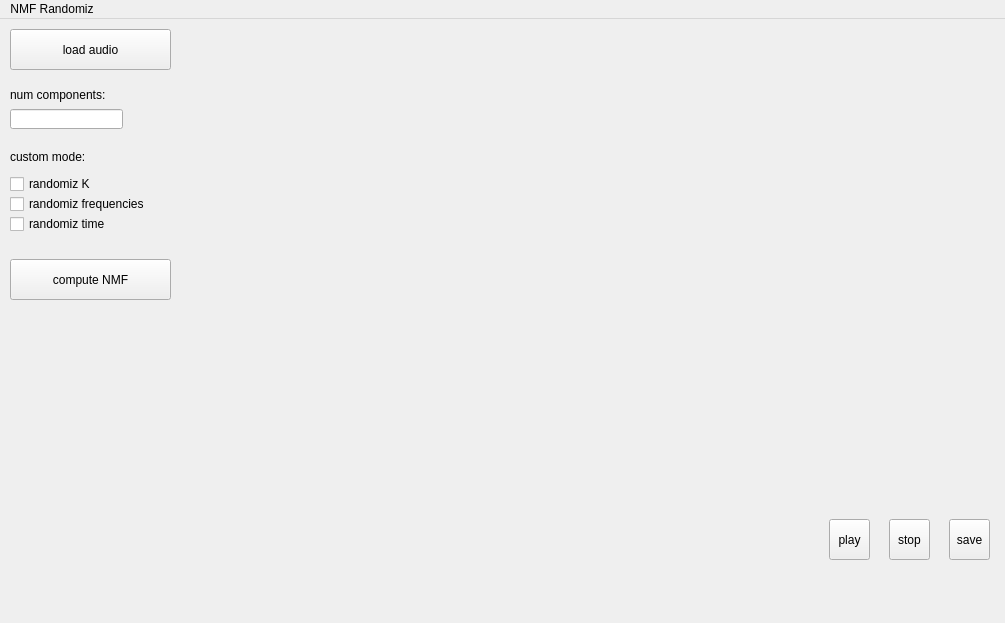
<?xml version="1.0" encoding="UTF-8"?>
<ui version="4.0">
 <class>MainWindow</class>
 <widget class="QMainWindow" name="MainWindow">
  <property name="geometry">
   <rect>
    <x>0</x>
    <y>0</y>
    <width>1005</width>
    <height>623</height>
   </rect>
  </property>
  <property name="windowTitle">
   <string>MainWindow</string>
  </property>
  <widget class="QWidget" name="centralwidget">
   <widget class="QWidget" name="left_widget" native="true">
    <property name="geometry">
     <rect>
      <x>0</x>
      <y>0</y>
      <width>191</width>
      <height>551</height>
     </rect>
    </property>
    <property name="sizePolicy">
     <sizepolicy hsizetype="Fixed" vsizetype="Fixed">
      <horstretch>0</horstretch>
      <verstretch>0</verstretch>
     </sizepolicy>
    </property>
    <widget class="QWidget" name="widget_3" native="true">
     <property name="geometry">
      <rect>
       <x>0</x>
       <y>0</y>
       <width>191</width>
       <height>551</height>
      </rect>
     </property>
     <widget class="QCheckBox" name="randomizK_cb">
      <property name="geometry">
       <rect>
        <x>10</x>
        <y>150</y>
        <width>97</width>
        <height>30</height>
       </rect>
      </property>
      <property name="text">
       <string>randomiz K</string>
      </property>
     </widget>
     <widget class="QToolButton" name="load_btn">
      <property name="geometry">
       <rect>
        <x>10</x>
        <y>10</y>
        <width>161</width>
        <height>41</height>
       </rect>
      </property>
      <property name="text">
       <string>load audio</string>
      </property>
     </widget>
     <widget class="QLineEdit" name="num_comps_input_text">
      <property name="geometry">
       <rect>
        <x>10</x>
        <y>90</y>
        <width>113</width>
        <height>20</height>
       </rect>
      </property>
     </widget>
     <widget class="QCheckBox" name="randomizfreq_cb">
      <property name="geometry">
       <rect>
        <x>10</x>
        <y>170</y>
        <width>161</width>
        <height>30</height>
       </rect>
      </property>
      <property name="text">
       <string>randomiz frequencies</string>
      </property>
     </widget>
     <widget class="QCheckBox" name="randomiztime_cb">
      <property name="geometry">
       <rect>
        <x>10</x>
        <y>190</y>
        <width>161</width>
        <height>30</height>
       </rect>
      </property>
      <property name="text">
       <string>randomiz time</string>
      </property>
     </widget>
     <widget class="QToolButton" name="computenmf_btn">
      <property name="geometry">
       <rect>
        <x>10</x>
        <y>240</y>
        <width>161</width>
        <height>41</height>
       </rect>
      </property>
      <property name="text">
       <string>compute NMF</string>
      </property>
     </widget>
     <widget class="QLabel" name="num_comps_title">
      <property name="geometry">
       <rect>
        <x>10</x>
        <y>60</y>
        <width>161</width>
        <height>31</height>
       </rect>
      </property>
      <property name="text">
       <string>num components:</string>
      </property>
     </widget>
     <widget class="QLabel" name="mode_custom_title">
      <property name="geometry">
       <rect>
        <x>10</x>
        <y>130</y>
        <width>111</width>
        <height>16</height>
       </rect>
      </property>
      <property name="text">
       <string>custom mode:</string>
      </property>
     </widget>
    </widget>
   </widget>
   <widget class="QWidget" name="right_widget" native="true">
    <property name="geometry">
     <rect>
      <x>189</x>
      <y>0</y>
      <width>811</width>
      <height>551</height>
     </rect>
    </property>
    <property name="sizePolicy">
     <sizepolicy hsizetype="Expanding" vsizetype="Expanding">
      <horstretch>0</horstretch>
      <verstretch>0</verstretch>
     </sizepolicy>
    </property>
    <widget class="QWidget" name="widget_4" native="true">
     <property name="geometry">
      <rect>
       <x>0</x>
       <y>490</y>
       <width>811</width>
       <height>101</height>
      </rect>
     </property>
     <widget class="QWidget" name="playback_widget" native="true">
      <property name="geometry">
       <rect>
        <x>460</x>
        <y>0</y>
        <width>351</width>
        <height>61</height>
       </rect>
      </property>
      <widget class="QToolButton" name="stop_btn">
       <property name="geometry">
        <rect>
         <x>240</x>
         <y>10</y>
         <width>41</width>
         <height>41</height>
        </rect>
       </property>
       <property name="text">
        <string>stop</string>
       </property>
      </widget>
      <widget class="QToolButton" name="play_btn">
       <property name="geometry">
        <rect>
         <x>180</x>
         <y>10</y>
         <width>41</width>
         <height>41</height>
        </rect>
       </property>
       <property name="text">
        <string>play</string>
       </property>
      </widget>
      <widget class="QToolButton" name="save_btn">
       <property name="geometry">
        <rect>
         <x>300</x>
         <y>10</y>
         <width>41</width>
         <height>41</height>
        </rect>
       </property>
       <property name="text">
        <string>save</string>
       </property>
      </widget>
     </widget>
     <widget class="QWidget" name="navigation_widget" native="true">
      <property name="geometry">
       <rect>
        <x>10</x>
        <y>0</y>
        <width>361</width>
        <height>61</height>
       </rect>
      </property>
      <widget class="QWidget" name="verticalLayoutWidget_2">
       <property name="geometry">
        <rect>
         <x>0</x>
         <y>0</y>
         <width>361</width>
         <height>61</height>
        </rect>
       </property>
       <layout class="QVBoxLayout" name="navigation_layout"/>
      </widget>
     </widget>
    </widget>
    <widget class="QWidget" name="figure_widget" native="true">
     <property name="geometry">
      <rect>
       <x>-1</x>
       <y>9</y>
       <width>811</width>
       <height>481</height>
      </rect>
     </property>
     <widget class="QWidget" name="verticalLayoutWidget">
      <property name="geometry">
       <rect>
        <x>9</x>
        <y>-1</y>
        <width>801</width>
        <height>461</height>
       </rect>
      </property>
      <layout class="QVBoxLayout" name="figure_layout"/>
     </widget>
    </widget>
   </widget>
  </widget>
  <widget class="QMenuBar" name="menubar">
   <property name="geometry">
    <rect>
     <x>0</x>
     <y>0</y>
     <width>1005</width>
     <height>22</height>
    </rect>
   </property>
   <widget class="QMenu" name="menuNMF_Randomiz">
    <property name="title">
     <string>NMF Randomiz</string>
    </property>
   </widget>
   <addaction name="menuNMF_Randomiz"/>
  </widget>
 </widget>
 <resources/>
 <connections/>
</ui>
